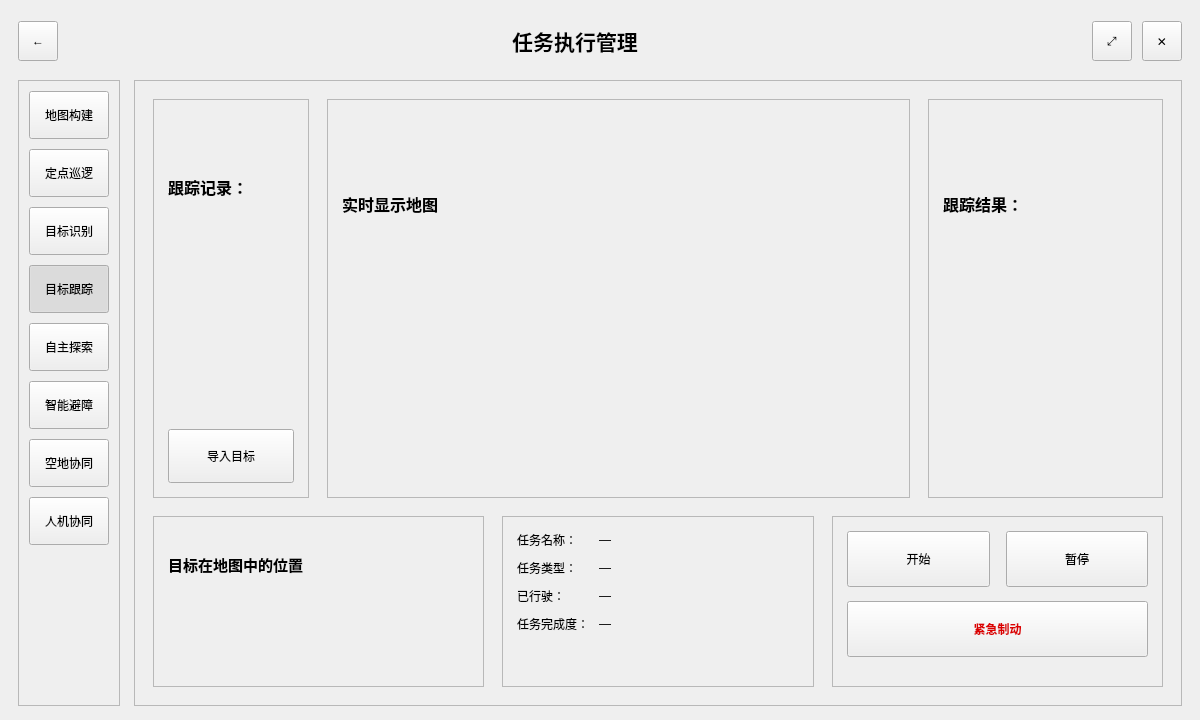
<?xml version="1.0" encoding="UTF-8"?>
<ui version="4.0">
 <class>Form</class>
 <widget class="QWidget" name="Form">
  <property name="geometry">
   <rect>
    <x>0</x>
    <y>0</y>
    <width>1200</width>
    <height>720</height>
   </rect>
  </property>
  <property name="windowTitle">
   <string>TargetTracking</string>
  </property>

  <layout class="QVBoxLayout" name="rootLayout">
   <property name="spacing">
    <number>12</number>
   </property>
   <property name="leftMargin">
    <number>18</number>
   </property>
   <property name="topMargin">
    <number>14</number>
   </property>
   <property name="rightMargin">
    <number>18</number>
   </property>
   <property name="bottomMargin">
    <number>14</number>
   </property>

   <!-- Title Bar -->
   <item>
    <widget class="QFrame" name="titleBar">
     <property name="minimumSize">
      <size>
       <width>0</width>
       <height>54</height>
      </size>
     </property>
     <property name="maximumSize">
      <size>
       <width>16777215</width>
       <height>54</height>
      </size>
     </property>
     <property name="frameShape">
      <enum>QFrame::NoFrame</enum>
     </property>
     <layout class="QHBoxLayout" name="titleBarLayout">
      <property name="leftMargin">
       <number>0</number>
      </property>
      <property name="topMargin">
       <number>0</number>
      </property>
      <property name="rightMargin">
       <number>0</number>
      </property>
      <property name="bottomMargin">
       <number>0</number>
      </property>
      <property name="spacing">
       <number>10</number>
      </property>

      <item>
       <widget class="QToolButton" name="btnBack">
        <property name="minimumSize">
         <size>
          <width>40</width>
          <height>40</height>
         </size>
        </property>
        <property name="text">
         <string>←</string>
        </property>
       </widget>
      </item>

      <item>
       <spacer name="titleLeftSpacer">
        <property name="orientation">
         <enum>Qt::Horizontal</enum>
        </property>
        <property name="sizeHint" stdset="0">
         <size>
          <width>10</width>
          <height>20</height>
         </size>
        </property>
       </spacer>
      </item>

      <item>
       <widget class="QLabel" name="lblTitle">
        <property name="text">
         <string>任务执行管理</string>
        </property>
        <property name="alignment">
         <set>Qt::AlignCenter</set>
        </property>
        <property name="font">
         <font>
          <pointsize>16</pointsize>
          <bold>true</bold>
         </font>
        </property>
       </widget>
      </item>

      <item>
       <spacer name="titleStretchSpacer">
        <property name="orientation">
         <enum>Qt::Horizontal</enum>
        </property>
        <property name="sizeHint" stdset="0">
         <size>
          <width>40</width>
          <height>20</height>
         </size>
        </property>
       </spacer>
      </item>

      <item>
       <widget class="QToolButton" name="btnMax">
        <property name="minimumSize">
         <size>
          <width>40</width>
          <height>40</height>
         </size>
        </property>
        <property name="text">
         <string>⤢</string>
        </property>
       </widget>
      </item>

      <item>
       <widget class="QToolButton" name="btnClose">
        <property name="minimumSize">
         <size>
          <width>40</width>
          <height>40</height>
         </size>
        </property>
        <property name="text">
         <string>✕</string>
        </property>
       </widget>
      </item>

     </layout>
    </widget>
   </item>

   <!-- Body -->
   <item>
    <layout class="QHBoxLayout" name="bodyLayout">
     <property name="spacing">
      <number>14</number>
     </property>
     <property name="leftMargin">
      <number>0</number>
     </property>
     <property name="topMargin">
      <number>0</number>
     </property>
     <property name="rightMargin">
      <number>0</number>
     </property>
     <property name="bottomMargin">
      <number>0</number>
     </property>

     <!-- Sidebar -->
     <item>
      <widget class="QFrame" name="sideBar">
       <property name="minimumSize">
        <size>
         <width>90</width>
         <height>0</height>
        </size>
       </property>
       <property name="maximumSize">
        <size>
         <width>110</width>
         <height>16777215</height>
        </size>
       </property>
       <property name="frameShape">
        <enum>QFrame::StyledPanel</enum>
       </property>
       <property name="frameShadow">
        <enum>QFrame::Raised</enum>
       </property>
       <layout class="QVBoxLayout" name="sideBarLayout">
        <property name="spacing">
         <number>10</number>
        </property>
        <property name="leftMargin">
         <number>10</number>
        </property>
        <property name="topMargin">
         <number>10</number>
        </property>
        <property name="rightMargin">
         <number>10</number>
        </property>
        <property name="bottomMargin">
         <number>10</number>
        </property>

        <item>
         <widget class="QPushButton" name="btnMapBuild">
          <property name="minimumSize">
           <size>
            <width>0</width>
            <height>48</height>
           </size>
          </property>
          <property name="text">
           <string>地图构建</string>
          </property>
          <property name="checkable">
           <bool>true</bool>
          </property>
         </widget>
        </item>
        <item>
         <widget class="QPushButton" name="btnPointPatrol">
          <property name="minimumSize">
           <size>
            <width>0</width>
            <height>48</height>
           </size>
          </property>
          <property name="text">
           <string>定点巡逻</string>
          </property>
          <property name="checkable">
           <bool>true</bool>
          </property>
         </widget>
        </item>
        <item>
         <widget class="QPushButton" name="btnDetect">
          <property name="minimumSize">
           <size>
            <width>0</width>
            <height>48</height>
           </size>
          </property>
          <property name="text">
           <string>目标识别</string>
          </property>
          <property name="checkable">
           <bool>true</bool>
          </property>
         </widget>
        </item>
        <item>
         <widget class="QPushButton" name="btnTrack">
          <property name="minimumSize">
           <size>
            <width>0</width>
            <height>48</height>
           </size>
          </property>
          <property name="text">
           <string>目标跟踪</string>
          </property>
          <property name="checkable">
           <bool>true</bool>
          </property>
          <property name="checked">
           <bool>true</bool>
          </property>
         </widget>
        </item>
        <item>
         <widget class="QPushButton" name="btnExplore">
          <property name="minimumSize">
           <size>
            <width>0</width>
            <height>48</height>
           </size>
          </property>
          <property name="text">
           <string>自主探索</string>
          </property>
          <property name="checkable">
           <bool>true</bool>
          </property>
         </widget>
        </item>
        <item>
         <widget class="QPushButton" name="btnAvoid">
          <property name="minimumSize">
           <size>
            <width>0</width>
            <height>48</height>
           </size>
          </property>
          <property name="text">
           <string>智能避障</string>
          </property>
          <property name="checkable">
           <bool>true</bool>
          </property>
         </widget>
        </item>
        <item>
         <widget class="QPushButton" name="btnAirGround">
          <property name="minimumSize">
           <size>
            <width>0</width>
            <height>48</height>
           </size>
          </property>
          <property name="text">
           <string>空地协同</string>
          </property>
          <property name="checkable">
           <bool>true</bool>
          </property>
         </widget>
        </item>
        <item>
         <widget class="QPushButton" name="btnHumanMachine">
          <property name="minimumSize">
           <size>
            <width>0</width>
            <height>48</height>
           </size>
          </property>
          <property name="text">
           <string>人机协同</string>
          </property>
          <property name="checkable">
           <bool>true</bool>
          </property>
         </widget>
        </item>

        <item>
         <spacer name="sideBarBottomSpacer">
          <property name="orientation">
           <enum>Qt::Vertical</enum>
          </property>
          <property name="sizeHint" stdset="0">
           <size>
            <width>20</width>
            <height>40</height>
           </size>
          </property>
         </spacer>
        </item>
       </layout>
      </widget>
     </item>

     <!-- Main Area -->
     <item>
      <widget class="QFrame" name="mainArea">
       <property name="frameShape">
        <enum>QFrame::StyledPanel</enum>
       </property>
       <property name="frameShadow">
        <enum>QFrame::Raised</enum>
       </property>

       <!-- 2 rows, 12 columns:
            Row0: record | map | result
            Row1: targetPos | taskDetail | controls -->
       <layout class="QGridLayout" name="mainGrid" rowstretch="7,3" columnstretch="3,3,3,3,3,3,3,3,3,3,3,3">
        <property name="leftMargin">
         <number>18</number>
        </property>
        <property name="topMargin">
         <number>18</number>
        </property>
        <property name="rightMargin">
         <number>18</number>
        </property>
        <property name="bottomMargin">
         <number>18</number>
        </property>
        <property name="horizontalSpacing">
         <number>18</number>
        </property>
        <property name="verticalSpacing">
         <number>18</number>
        </property>

        <!-- Track Record -->
        <item row="0" column="0" colspan="2">
         <widget class="QFrame" name="cardTrackRecord">
          <property name="frameShape">
           <enum>QFrame::StyledPanel</enum>
          </property>
          <property name="frameShadow">
           <enum>QFrame::Raised</enum>
          </property>
          <layout class="QVBoxLayout" name="trackRecordLayout">
           <property name="leftMargin">
            <number>14</number>
           </property>
           <property name="topMargin">
            <number>14</number>
           </property>
           <property name="rightMargin">
            <number>14</number>
           </property>
           <property name="bottomMargin">
            <number>14</number>
           </property>
           <property name="spacing">
            <number>12</number>
           </property>

           <item>
            <widget class="QLabel" name="lblTrackRecordTitle">
             <property name="text">
              <string>跟踪记录：</string>
             </property>
             <property name="alignment">
              <set>Qt::AlignLeft|Qt::AlignVCenter</set>
             </property>
             <property name="font">
              <font>
               <pointsize>12</pointsize>
               <bold>true</bold>
              </font>
             </property>
            </widget>
           </item>

           <item>
            <widget class="QWidget" name="trackRecordPlaceholder" native="true"/>
           </item>

           <item>
            <widget class="QPushButton" name="btnImportTarget">
             <property name="minimumSize">
              <size>
               <width>0</width>
               <height>54</height>
              </size>
             </property>
             <property name="text">
              <string>导入目标</string>
             </property>
            </widget>
           </item>

          </layout>
         </widget>
        </item>

        <!-- Map big -->
        <item row="0" column="2" colspan="7">
         <widget class="QFrame" name="cardMap">
          <property name="frameShape">
           <enum>QFrame::StyledPanel</enum>
          </property>
          <property name="frameShadow">
           <enum>QFrame::Raised</enum>
          </property>
          <layout class="QVBoxLayout" name="mapLayout">
           <property name="leftMargin">
            <number>14</number>
           </property>
           <property name="topMargin">
            <number>14</number>
           </property>
           <property name="rightMargin">
            <number>14</number>
           </property>
           <property name="bottomMargin">
            <number>14</number>
           </property>
           <property name="spacing">
            <number>10</number>
           </property>
           <item>
            <widget class="QLabel" name="lblMapTitle">
             <property name="text">
              <string>实时显示地图</string>
             </property>
             <property name="alignment">
              <set>Qt::AlignLeft|Qt::AlignVCenter</set>
             </property>
             <property name="font">
              <font>
               <pointsize>12</pointsize>
               <bold>true</bold>
              </font>
             </property>
            </widget>
           </item>
           <item>
            <widget class="QWidget" name="mapPlaceholder" native="true"/>
           </item>
          </layout>
         </widget>
        </item>

        <!-- Track Result -->
        <item row="0" column="9" colspan="3">
         <widget class="QFrame" name="cardTrackResult">
          <property name="frameShape">
           <enum>QFrame::StyledPanel</enum>
          </property>
          <property name="frameShadow">
           <enum>QFrame::Raised</enum>
          </property>
          <layout class="QVBoxLayout" name="trackResultLayout">
           <property name="leftMargin">
            <number>14</number>
           </property>
           <property name="topMargin">
            <number>14</number>
           </property>
           <property name="rightMargin">
            <number>14</number>
           </property>
           <property name="bottomMargin">
            <number>14</number>
           </property>
           <property name="spacing">
            <number>10</number>
           </property>
           <item>
            <widget class="QLabel" name="lblTrackResultTitle">
             <property name="text">
              <string>跟踪结果：</string>
             </property>
             <property name="alignment">
              <set>Qt::AlignLeft|Qt::AlignVCenter</set>
             </property>
             <property name="font">
              <font>
               <pointsize>12</pointsize>
               <bold>true</bold>
              </font>
             </property>
            </widget>
           </item>
           <item>
            <widget class="QWidget" name="trackResultPlaceholder" native="true"/>
           </item>
          </layout>
         </widget>
        </item>

        <!-- Target position -->
        <item row="1" column="0" colspan="4">
         <widget class="QFrame" name="cardTargetPos">
          <property name="frameShape">
           <enum>QFrame::StyledPanel</enum>
          </property>
          <property name="frameShadow">
           <enum>QFrame::Raised</enum>
          </property>
          <layout class="QVBoxLayout" name="targetPosLayout">
           <property name="leftMargin">
            <number>14</number>
           </property>
           <property name="topMargin">
            <number>14</number>
           </property>
           <property name="rightMargin">
            <number>14</number>
           </property>
           <property name="bottomMargin">
            <number>14</number>
           </property>
           <property name="spacing">
            <number>10</number>
           </property>
           <item>
            <widget class="QLabel" name="lblTargetPosTitle">
             <property name="text">
              <string>目标在地图中的位置</string>
             </property>
             <property name="alignment">
              <set>Qt::AlignLeft|Qt::AlignVCenter</set>
             </property>
             <property name="font">
              <font>
               <pointsize>11</pointsize>
               <bold>true</bold>
              </font>
             </property>
            </widget>
           </item>
           <item>
            <widget class="QWidget" name="targetPosPlaceholder" native="true"/>
           </item>
          </layout>
         </widget>
        </item>

        <!-- Task detail -->
        <item row="1" column="4" colspan="4">
         <widget class="QFrame" name="cardTaskDetail">
          <property name="frameShape">
           <enum>QFrame::StyledPanel</enum>
          </property>
          <property name="frameShadow">
           <enum>QFrame::Raised</enum>
          </property>
          <layout class="QVBoxLayout" name="taskDetailLayout">
           <property name="leftMargin">
            <number>14</number>
           </property>
           <property name="topMargin">
            <number>14</number>
           </property>
           <property name="rightMargin">
            <number>14</number>
           </property>
           <property name="bottomMargin">
            <number>14</number>
           </property>
           <property name="spacing">
            <number>10</number>
           </property>

           <item>
            <layout class="QFormLayout" name="taskForm">
             <property name="formAlignment">
              <set>Qt::AlignTop</set>
             </property>
             <property name="labelAlignment">
              <set>Qt::AlignLeft|Qt::AlignVCenter</set>
             </property>
             <property name="horizontalSpacing">
              <number>10</number>
             </property>
             <property name="verticalSpacing">
              <number>10</number>
             </property>

             <item row="0" column="0">
              <widget class="QLabel" name="lblTaskNameKey">
               <property name="text">
                <string>任务名称：</string>
               </property>
              </widget>
             </item>
             <item row="0" column="1">
              <widget class="QLabel" name="lblTaskNameVal">
               <property name="text">
                <string>—</string>
               </property>
              </widget>
             </item>

             <item row="1" column="0">
              <widget class="QLabel" name="lblTaskTypeKey">
               <property name="text">
                <string>任务类型：</string>
               </property>
              </widget>
             </item>
             <item row="1" column="1">
              <widget class="QLabel" name="lblTaskTypeVal">
               <property name="text">
                <string>—</string>
               </property>
              </widget>
             </item>

             <item row="2" column="0">
              <widget class="QLabel" name="lblTraveledKey">
               <property name="text">
                <string>已行驶：</string>
               </property>
              </widget>
             </item>
             <item row="2" column="1">
              <widget class="QLabel" name="lblTraveledVal">
               <property name="text">
                <string>—</string>
               </property>
              </widget>
             </item>

             <item row="3" column="0">
              <widget class="QLabel" name="lblProgressKey">
               <property name="text">
                <string>任务完成度：</string>
               </property>
              </widget>
             </item>
             <item row="3" column="1">
              <widget class="QLabel" name="lblProgressVal">
               <property name="text">
                <string>—</string>
               </property>
              </widget>
             </item>

            </layout>
           </item>
           <item>
            <spacer name="taskDetailSpacer">
             <property name="orientation">
              <enum>Qt::Vertical</enum>
             </property>
             <property name="sizeHint" stdset="0">
              <size>
               <width>20</width>
               <height>10</height>
              </size>
             </property>
            </spacer>
           </item>
          </layout>
         </widget>
        </item>

        <!-- Control area -->
        <item row="1" column="8" colspan="4">
         <widget class="QFrame" name="cardControl">
          <property name="frameShape">
           <enum>QFrame::StyledPanel</enum>
          </property>
          <property name="frameShadow">
           <enum>QFrame::Raised</enum>
          </property>
          <layout class="QVBoxLayout" name="controlLayout">
           <property name="leftMargin">
            <number>14</number>
           </property>
           <property name="topMargin">
            <number>14</number>
           </property>
           <property name="rightMargin">
            <number>14</number>
           </property>
           <property name="bottomMargin">
            <number>14</number>
           </property>
           <property name="spacing">
            <number>14</number>
           </property>

           <item>
            <layout class="QHBoxLayout" name="startPauseLayout">
             <property name="spacing">
              <number>16</number>
             </property>
             <item>
              <widget class="QPushButton" name="btnStart">
               <property name="minimumSize">
                <size>
                 <width>120</width>
                 <height>56</height>
                </size>
               </property>
               <property name="text">
                <string>开始</string>
               </property>
              </widget>
             </item>
             <item>
              <widget class="QPushButton" name="btnPause">
               <property name="minimumSize">
                <size>
                 <width>120</width>
                 <height>56</height>
                </size>
               </property>
               <property name="text">
                <string>暂停</string>
               </property>
              </widget>
             </item>
            </layout>
           </item>

           <item>
            <widget class="QPushButton" name="btnEStop">
             <property name="minimumSize">
              <size>
               <width>220</width>
               <height>56</height>
              </size>
             </property>
             <property name="text">
              <string>紧急制动</string>
             </property>
             <property name="styleSheet">
              <string notr="true">color: rgb(220, 0, 0); font-weight: 700;</string>
             </property>
            </widget>
           </item>

           <item>
            <spacer name="controlBottomSpacer">
             <property name="orientation">
              <enum>Qt::Vertical</enum>
             </property>
             <property name="sizeHint" stdset="0">
              <size>
               <width>20</width>
               <height>20</height>
              </size>
             </property>
            </spacer>
           </item>
          </layout>
         </widget>
        </item>

       </layout>
      </widget>
     </item>

    </layout>
   </item>

  </layout>
 </widget>
 <resources/>
 <connections/>
</ui>
